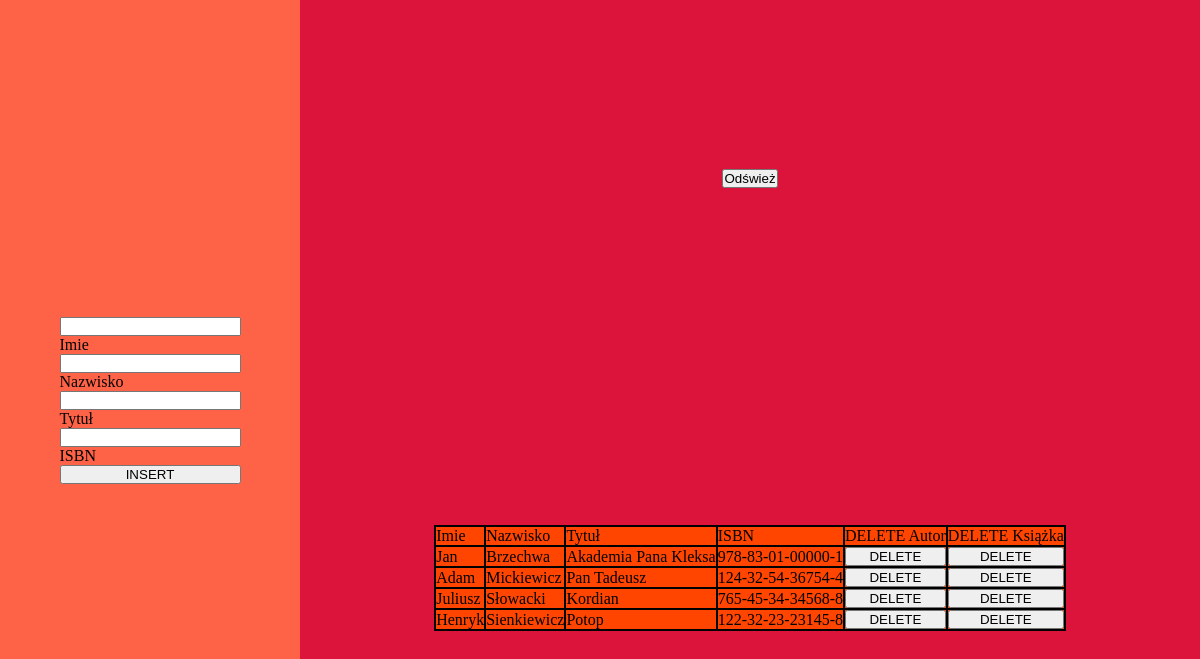
The page / on the database its author committed.
### tables this page shows
CREATE TABLE `krzyz` (
  `id_bibl` int(11) NOT NULL,
  `id_autor` int(11) DEFAULT NULL,
  `id_tytul` int(11) DEFAULT NULL
);

CREATE TABLE `autorzy` (
  `id_autor` int(11) NOT NULL,
  `imie` varchar(30) DEFAULT NULL,
  `nazwisko` varchar(30) DEFAULT NULL
);

CREATE TABLE `tytuly` (
  `id_tytul` int(11) NOT NULL,
  `tytul` varchar(30) DEFAULT NULL,
  `ISBN` varchar(30) DEFAULT NULL
);

### index.php (the view, shortened to what this page needs)
<!DOCTYPE html>
<html lang="en">
<head>
    <link rel="stylesheet" href="style.css">
</head>
<body>
    <div class="container">
    <div class="left">
    <form action="insert.php" method="POST">
    <input type="text" name="imie">Imie<br>
    <input type="text" name="nazwisko">Nazwisko<br>
    <input type="text" name="tytul">Tytuł<br>
    <input type="text" name="ISBN">ISBN<br>
    <input type="submit" name="POST" value="INSERT">
    </form>
    </div>
    <div class="mid">
    <?php
    $servername="localhost";
    $username="root";
    $password="";
    $dbname="library";
    $conn= new mysqli($servername, $username, $password, $dbname);
    echo("<form action='insertkrzyz.php' method='POST'>");
        echo("<input type='submit' name='POST' value='Odśwież'>");
    echo("</form>");
    $result= $conn->query("SELECT * FROM krzyz, autorzy, tytuly WHERE krzyz.id_tytul = tytuly.id_tytul AND krzyz.id_autor = autorzy.id_autor;");
    echo("<table class='tabelka'>");
    echo("<tr>
        <td>Imie</td>
        <td>Nazwisko</td>
        <td>Tytuł</td>
        <td>ISBN</td>
        <td>DELETE Autor</td>
        <td>DELETE Książka</td>
    </tr>");
    while($wiersz = $result->fetch_assoc()){
        echo("<tr>");
        echo("<td>" .$wiersz['imie']. "</td><td>" .$wiersz['nazwisko']. "</td><td>" .$wiersz['tytul']. "</td><td>" .$wiersz['ISBN']. "</td><td>
        <form action='deleteaut.php' method='POST'>
        <input type='hidden' name='autor' value='".$wiersz['id_autor']."'>
        <input type='submit' name='POST' value='DELETE'>
        </form>
    </td><td>
            <form action='delete.php' method='POST'>
            <input type='hidden' name='tytul' value='".$wiersz['id_tytul']."'>
            <input type='submit' name='POST' value='DELETE'>
            </form>
        </td>");
        echo("</tr>");
    }
    echo("</table>");
    ?>
    </div>
    </div>
</body>
</html>

### style.css (style rules this page uses)
* { padding: 0%; margin: 0%; }
.container { width: 100vw; height: 100vh; display: grid; grid-template-areas: "left mid"; grid-template-rows: 1fr; grid-template-columns: 1fr 3fr; }
.left { background: tomato; grid-area: left; display: flex; justify-content: center; align-items: center; }
.mid { background: crimson; grid-area: mid; display: flex; justify-content: space-around; align-items: center; flex-direction: column; }
.tabelka, td, tr { border: black 2px solid; background: orangered; border-collapse: collapse; }
form { display: flex; flex-direction: column; justify-content: center; }

### rows shown on the page
krzyz: id_autor.imie "Jan", id_autor.nazwisko "Brzechwa", id_tytul.tytul "Akademia Pana Kleksa", id_tytul.ISBN "978-83-01-00000-1"
krzyz: id_autor.imie "Adam", id_autor.nazwisko "Mickiewicz", id_tytul.tytul "Pan Tadeusz", id_tytul.ISBN "124-32-54-36754-4"
krzyz: id_autor.imie "Juliusz", id_autor.nazwisko "Słowacki", id_tytul.tytul "Kordian", id_tytul.ISBN "765-45-34-34568-8"
krzyz: id_autor.imie "Henryk", id_autor.nazwisko "Sienkiewicz", id_tytul.tytul "Potop", id_tytul.ISBN "122-32-23-23145-8"
